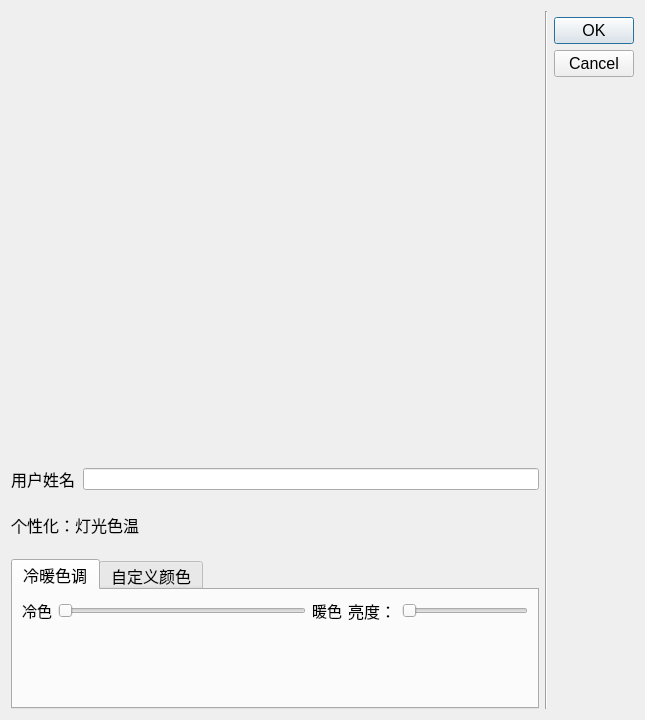
<?xml version="1.0" encoding="UTF-8"?>
<ui version="4.0">
 <class>Add_User_Dialog</class>
 <widget class="QDialog" name="Add_User_Dialog">
  <property name="geometry">
   <rect>
    <x>0</x>
    <y>0</y>
    <width>644</width>
    <height>720</height>
   </rect>
  </property>
  <property name="sizePolicy">
   <sizepolicy hsizetype="Preferred" vsizetype="Preferred">
    <horstretch>2</horstretch>
    <verstretch>0</verstretch>
   </sizepolicy>
  </property>
  <property name="windowTitle">
   <string>添加用户</string>
  </property>
  <layout class="QGridLayout" name="gridLayout">
   <item row="1" column="3">
    <widget class="QDialogButtonBox" name="buttonBox">
     <property name="sizePolicy">
      <sizepolicy hsizetype="Fixed" vsizetype="Expanding">
       <horstretch>2</horstretch>
       <verstretch>0</verstretch>
      </sizepolicy>
     </property>
     <property name="font">
      <font>
       <pointsize>12</pointsize>
      </font>
     </property>
     <property name="orientation">
      <enum>Qt::Vertical</enum>
     </property>
     <property name="standardButtons">
      <set>QDialogButtonBox::Cancel|QDialogButtonBox::Ok</set>
     </property>
     <property name="centerButtons">
      <bool>false</bool>
     </property>
    </widget>
   </item>
   <item row="0" column="1" rowspan="2">
    <widget class="Line" name="boundaryLine">
     <property name="orientation">
      <enum>Qt::Vertical</enum>
     </property>
    </widget>
   </item>
   <item row="0" column="0" rowspan="2">
    <layout class="QVBoxLayout" name="verticalLayout">
     <item>
      <widget class="QLabel" name="label_face_img">
       <property name="sizePolicy">
        <sizepolicy hsizetype="Expanding" vsizetype="Expanding">
         <horstretch>0</horstretch>
         <verstretch>0</verstretch>
        </sizepolicy>
       </property>
       <property name="minimumSize">
        <size>
         <width>320</width>
         <height>240</height>
        </size>
       </property>
       <property name="maximumSize">
        <size>
         <width>16777215</width>
         <height>450</height>
        </size>
       </property>
       <property name="text">
        <string/>
       </property>
      </widget>
     </item>
     <item>
      <layout class="QHBoxLayout" name="_layout_username">
       <item>
        <widget class="QLabel" name="label_username">
         <property name="minimumSize">
          <size>
           <width>66</width>
           <height>0</height>
          </size>
         </property>
         <property name="maximumSize">
          <size>
           <width>12212221</width>
           <height>16777215</height>
          </size>
         </property>
         <property name="font">
          <font>
           <pointsize>12</pointsize>
          </font>
         </property>
         <property name="text">
          <string>用户姓名</string>
         </property>
        </widget>
       </item>
       <item>
        <widget class="QLineEdit" name="input_username">
         <property name="maximumSize">
          <size>
           <width>16777215</width>
           <height>16777215</height>
          </size>
         </property>
         <property name="cursor">
          <cursorShape>PointingHandCursor</cursorShape>
         </property>
        </widget>
       </item>
      </layout>
     </item>
     <item>
      <layout class="QHBoxLayout" name="_layout_personalized">
       <property name="spacing">
        <number>6</number>
       </property>
       <item>
        <widget class="QLabel" name="label_personalized">
         <property name="sizePolicy">
          <sizepolicy hsizetype="Fixed" vsizetype="Fixed">
           <horstretch>0</horstretch>
           <verstretch>0</verstretch>
          </sizepolicy>
         </property>
         <property name="maximumSize">
          <size>
           <width>16777215</width>
           <height>16777215</height>
          </size>
         </property>
         <property name="font">
          <font>
           <pointsize>12</pointsize>
          </font>
         </property>
         <property name="text">
          <string>个性化：灯光色温</string>
         </property>
        </widget>
       </item>
       <item>
        <widget class="QLabel" name="label_personalized_rgb">
         <property name="font">
          <font>
           <pointsize>12</pointsize>
          </font>
         </property>
         <property name="text">
          <string/>
         </property>
        </widget>
       </item>
      </layout>
     </item>
     <item>
      <widget class="QTabWidget" name="tabWidget">
       <property name="maximumSize">
        <size>
         <width>16777215</width>
         <height>150</height>
        </size>
       </property>
       <property name="font">
        <font>
         <pointsize>12</pointsize>
        </font>
       </property>
       <property name="currentIndex">
        <number>0</number>
       </property>
       <widget class="QWidget" name="rgb_cold_warm">
        <attribute name="title">
         <string>冷暖色调</string>
        </attribute>
        <layout class="QHBoxLayout" name="horizontalLayout_4">
         <item>
          <layout class="QVBoxLayout" name="verticalLayout_2">
           <item>
            <layout class="QHBoxLayout" name="horizontalLayout">
             <item>
              <widget class="QLabel" name="rgb_cold">
               <property name="sizePolicy">
                <sizepolicy hsizetype="Preferred" vsizetype="Fixed">
                 <horstretch>0</horstretch>
                 <verstretch>0</verstretch>
                </sizepolicy>
               </property>
               <property name="font">
                <font>
                 <pointsize>11</pointsize>
                </font>
               </property>
               <property name="text">
                <string>冷色</string>
               </property>
              </widget>
             </item>
             <item>
              <widget class="QSlider" name="rgbSlider">
               <property name="orientation">
                <enum>Qt::Horizontal</enum>
               </property>
              </widget>
             </item>
             <item>
              <widget class="QLabel" name="rgb_warm">
               <property name="sizePolicy">
                <sizepolicy hsizetype="Preferred" vsizetype="Fixed">
                 <horstretch>0</horstretch>
                 <verstretch>0</verstretch>
                </sizepolicy>
               </property>
               <property name="font">
                <font>
                 <pointsize>11</pointsize>
                </font>
               </property>
               <property name="text">
                <string>暖色</string>
               </property>
              </widget>
             </item>
            </layout>
           </item>
           <item>
            <widget class="QLabel" name="rgb_show_cold_warm">
             <property name="sizePolicy">
              <sizepolicy hsizetype="Minimum" vsizetype="Preferred">
               <horstretch>0</horstretch>
               <verstretch>0</verstretch>
              </sizepolicy>
             </property>
             <property name="minimumSize">
              <size>
               <width>320</width>
               <height>0</height>
              </size>
             </property>
             <property name="text">
              <string/>
             </property>
            </widget>
           </item>
          </layout>
         </item>
         <item>
          <layout class="QVBoxLayout" name="verticalLayout_4">
           <item>
            <layout class="QHBoxLayout" name="horizontalLayout_2">
             <item>
              <widget class="QLabel" name="brightness">
               <property name="sizePolicy">
                <sizepolicy hsizetype="Fixed" vsizetype="Preferred">
                 <horstretch>0</horstretch>
                 <verstretch>0</verstretch>
                </sizepolicy>
               </property>
               <property name="maximumSize">
                <size>
                 <width>16777215</width>
                 <height>16777215</height>
                </size>
               </property>
               <property name="font">
                <font>
                 <pointsize>12</pointsize>
                </font>
               </property>
               <property name="text">
                <string>亮度：</string>
               </property>
              </widget>
             </item>
             <item>
              <widget class="QSlider" name="horizontalSlider">
               <property name="orientation">
                <enum>Qt::Horizontal</enum>
               </property>
              </widget>
             </item>
            </layout>
           </item>
           <item>
            <widget class="QLabel" name="rgb_show_brightness">
             <property name="minimumSize">
              <size>
               <width>180</width>
               <height>0</height>
              </size>
             </property>
             <property name="text">
              <string/>
             </property>
            </widget>
           </item>
          </layout>
         </item>
        </layout>
       </widget>
       <widget class="QWidget" name="rgb_customize">
        <attribute name="title">
         <string>自定义颜色</string>
        </attribute>
        <layout class="QHBoxLayout" name="horizontalLayout_6">
         <item>
          <layout class="QVBoxLayout" name="verticalLayout_3">
           <item>
            <layout class="QHBoxLayout" name="horizontalLayout_3">
             <item>
              <widget class="QLabel" name="R">
               <property name="maximumSize">
                <size>
                 <width>20</width>
                 <height>16777215</height>
                </size>
               </property>
               <property name="font">
                <font>
                 <pointsize>12</pointsize>
                </font>
               </property>
               <property name="text">
                <string>R</string>
               </property>
              </widget>
             </item>
             <item>
              <widget class="QLineEdit" name="R_Content">
               <property name="sizePolicy">
                <sizepolicy hsizetype="Preferred" vsizetype="Fixed">
                 <horstretch>0</horstretch>
                 <verstretch>0</verstretch>
                </sizepolicy>
               </property>
               <property name="maximumSize">
                <size>
                 <width>16777215</width>
                 <height>16777215</height>
                </size>
               </property>
              </widget>
             </item>
             <item>
              <widget class="QLabel" name="G">
               <property name="maximumSize">
                <size>
                 <width>20</width>
                 <height>16777215</height>
                </size>
               </property>
               <property name="font">
                <font>
                 <pointsize>12</pointsize>
                </font>
               </property>
               <property name="text">
                <string>G</string>
               </property>
              </widget>
             </item>
             <item>
              <widget class="QLineEdit" name="G_Content">
               <property name="sizePolicy">
                <sizepolicy hsizetype="Preferred" vsizetype="Fixed">
                 <horstretch>0</horstretch>
                 <verstretch>0</verstretch>
                </sizepolicy>
               </property>
               <property name="maximumSize">
                <size>
                 <width>16777215</width>
                 <height>16777215</height>
                </size>
               </property>
              </widget>
             </item>
             <item>
              <widget class="QLabel" name="B">
               <property name="maximumSize">
                <size>
                 <width>20</width>
                 <height>16777215</height>
                </size>
               </property>
               <property name="font">
                <font>
                 <pointsize>12</pointsize>
                </font>
               </property>
               <property name="text">
                <string>B</string>
               </property>
              </widget>
             </item>
             <item>
              <widget class="QLineEdit" name="B_Content">
               <property name="sizePolicy">
                <sizepolicy hsizetype="Preferred" vsizetype="Fixed">
                 <horstretch>0</horstretch>
                 <verstretch>0</verstretch>
                </sizepolicy>
               </property>
               <property name="maximumSize">
                <size>
                 <width>16777215</width>
                 <height>16777215</height>
                </size>
               </property>
              </widget>
             </item>
            </layout>
           </item>
           <item>
            <widget class="QLabel" name="rgb_show_2">
             <property name="sizePolicy">
              <sizepolicy hsizetype="Preferred" vsizetype="Preferred">
               <horstretch>0</horstretch>
               <verstretch>0</verstretch>
              </sizepolicy>
             </property>
             <property name="minimumSize">
              <size>
               <width>0</width>
               <height>0</height>
              </size>
             </property>
             <property name="text">
              <string/>
             </property>
            </widget>
           </item>
          </layout>
         </item>
         <item>
          <layout class="QVBoxLayout" name="verticalLayout_5">
           <item>
            <layout class="QHBoxLayout" name="horizontalLayout_5">
             <item>
              <widget class="QLabel" name="brightness_2">
               <property name="sizePolicy">
                <sizepolicy hsizetype="Fixed" vsizetype="Preferred">
                 <horstretch>0</horstretch>
                 <verstretch>0</verstretch>
                </sizepolicy>
               </property>
               <property name="maximumSize">
                <size>
                 <width>16777215</width>
                 <height>16777215</height>
                </size>
               </property>
               <property name="font">
                <font>
                 <pointsize>12</pointsize>
                </font>
               </property>
               <property name="text">
                <string>亮度：</string>
               </property>
              </widget>
             </item>
             <item>
              <widget class="QSlider" name="horizontalSlider_2">
               <property name="sizePolicy">
                <sizepolicy hsizetype="Minimum" vsizetype="Fixed">
                 <horstretch>0</horstretch>
                 <verstretch>0</verstretch>
                </sizepolicy>
               </property>
               <property name="orientation">
                <enum>Qt::Horizontal</enum>
               </property>
              </widget>
             </item>
            </layout>
           </item>
           <item>
            <widget class="QLabel" name="rgb_show_brightness_2">
             <property name="minimumSize">
              <size>
               <width>180</width>
               <height>0</height>
              </size>
             </property>
             <property name="text">
              <string/>
             </property>
            </widget>
           </item>
          </layout>
         </item>
        </layout>
       </widget>
      </widget>
     </item>
    </layout>
   </item>
  </layout>
 </widget>
 <resources/>
 <connections>
  <connection>
   <sender>buttonBox</sender>
   <signal>accepted()</signal>
   <receiver>Add_User_Dialog</receiver>
   <slot>accept()</slot>
   <hints>
    <hint type="sourcelabel">
     <x>248</x>
     <y>254</y>
    </hint>
    <hint type="destinationlabel">
     <x>157</x>
     <y>274</y>
    </hint>
   </hints>
  </connection>
  <connection>
   <sender>buttonBox</sender>
   <signal>rejected()</signal>
   <receiver>Add_User_Dialog</receiver>
   <slot>reject()</slot>
   <hints>
    <hint type="sourcelabel">
     <x>316</x>
     <y>260</y>
    </hint>
    <hint type="destinationlabel">
     <x>286</x>
     <y>274</y>
    </hint>
   </hints>
  </connection>
 </connections>
</ui>
